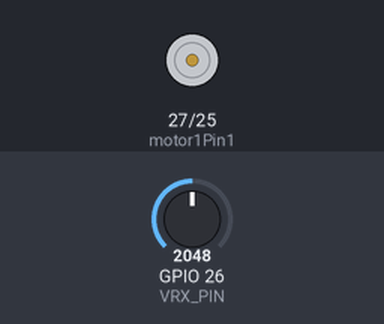
The sketch below on a simulated ESP32. On the bench: motor-driver pin pairs drawn as motors (green arrow = first pin HIGH = forward, orange = second pin HIGH = backward, longer = more drive, scaled by the enable pin). Inputs (shaded band) come from the test bench; at power-on: GPIO 26 (VRX_PIN) = 2048. What the sketch prints to the serial monitor is not drawn.

Above: at 1.2 s.
1.3 s: GPIO 26 (VRX_PIN) set to 2866
At 1.7 s:
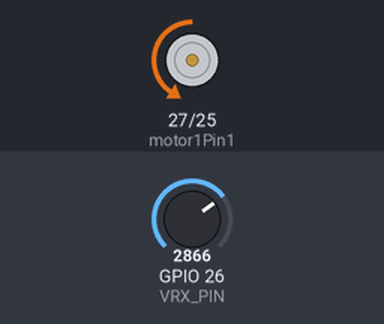
2.8 s: GPIO 26 (VRX_PIN) set to 2047
At 4.0 s:
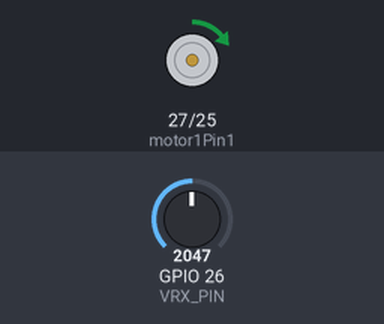
4.3 s: GPIO 26 (VRX_PIN) set to 1228
At 5.1 s:
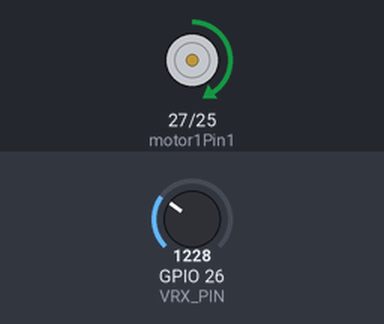
5.8 s: GPIO 26 (VRX_PIN) set to 88
At 6.3 s:
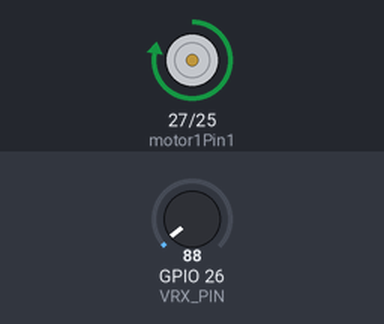
7.3 s: GPIO 26 (VRX_PIN) set to 3603
At 8.6 s:
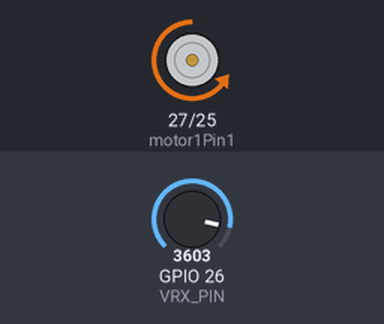
Timing chart, 0 to 9.8 s (numbered marks = the images above; inputs shaded):
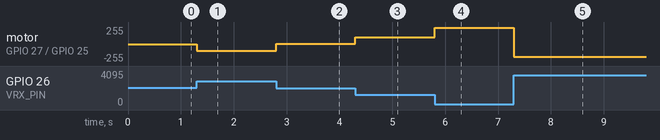

Measured:
- after the input at 1.3 s, motor on GPIO 27 (motor1Pin1) / GPIO 25 (motor1Pin2): stopped → backward 102/255 at once
- after the input at 2.8 s, motor on GPIO 27 (motor1Pin1) / GPIO 25 (motor1Pin2): backward 102/255 → forward 2/255 at once
- after the input at 4.3 s, motor on GPIO 27 (motor1Pin1) / GPIO 25 (motor1Pin2): forward 2/255 → forward 104/255 at once
- after the input at 5.8 s, motor on GPIO 27 (motor1Pin1) / GPIO 25 (motor1Pin2): forward 104/255 → forward 245/255 at once
- after the input at 7.3 s, motor on GPIO 27 (motor1Pin1) / GPIO 25 (motor1Pin2): forward 245/255 → backward 193/255 at once

The sketch:

Motor_control_using_joystick.ino
```cpp
#define VRX_PIN  26 // X-axis analog input from joystick

int valueX = 0; // to store the X-axis value

// for plotter
// comment out in actual code
int minScale = 0;
int maxScale = 128;

int speed; // duty cycle
bool direction; // true -> forward, false -> reverse

// motor driver connections
int motor1Pin1 = 27;
int motor1Pin2 = 25;
int enable1Pin = 32;

// pwm
const int freq = 30000;
const int pwmChannel = 0;
const int resolution = 7; // values range from 0 - 256

void setup() {
  // sets the pins as outputs:
  pinMode(motor1Pin1, OUTPUT);
  pinMode(motor1Pin2, OUTPUT);
  pinMode(enable1Pin, OUTPUT);

  // configure LED PWM functionalitites
  ledcSetup(pwmChannel, freq, resolution);

  // attach the channel to the GPIO to be controlled
  ledcAttachPin(enable1Pin, pwmChannel);

  Serial.begin(115200);
}

void loop() {
  // read X analog values
  valueX = (analogRead(VRX_PIN) >> 4);

  if (valueX >= 128) { // forward
    speed = valueX - 128;
    direction = true;
    digitalWrite(motor1Pin1, LOW);
    digitalWrite(motor1Pin2, HIGH);
  }
  else { // reverse
    speed = 128 - valueX;
    direction = false;
    digitalWrite(motor1Pin1, HIGH);
    digitalWrite(motor1Pin2, LOW);
  }

  ledcWrite(pwmChannel, speed);

  // print data to Serial Monitor on Arduino IDE
  Serial.print("speed = ");
  Serial.print(speed);
  Serial.print(", direction = ");
  if (direction) {
    Serial.print("forward");
  }
  else {
    Serial.print("backward");
  }

  // for serial plotter
  Serial.print("  ");
  Serial.print(minScale);
  Serial.print("  ");
  Serial.println(maxScale);

  Serial.print(" ");
}
```
